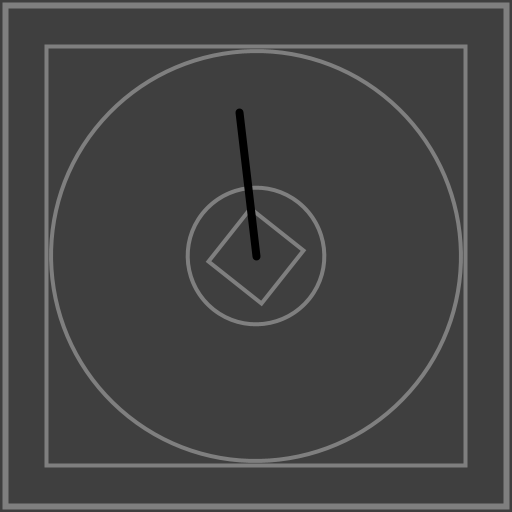
Frame 1 (no input)
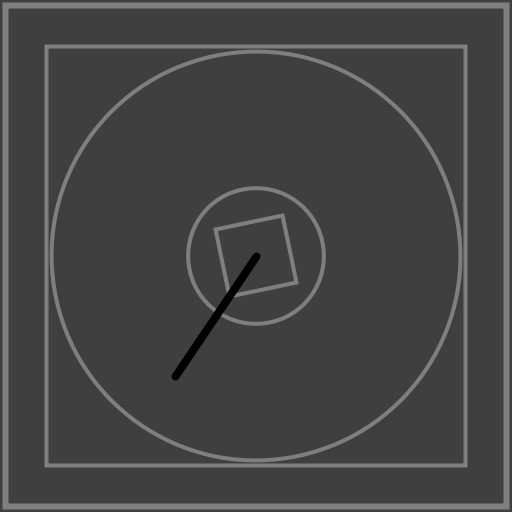
Frame 60 (the mouse pressed at the canvas centre just before this capture)
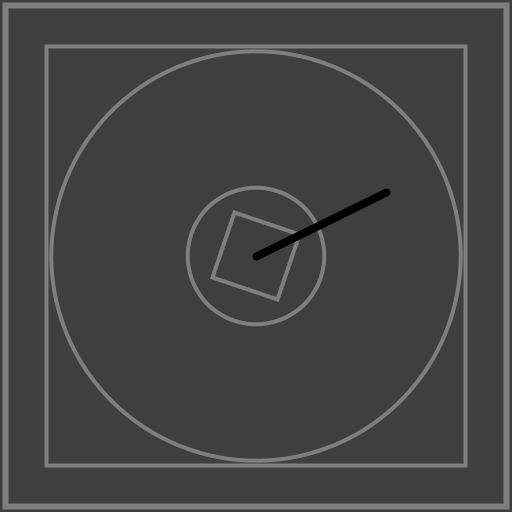
Frame 120 (the mouse held since frame 60 and released just before this capture)

The Processing sketch that drew these frames (run headless with seeded random() and noise(); from frame 60 on, the mouse is pressed at the canvas centre):

// Processing sketch: ANI2012H22_Turntable
// ── ANI2012H22_Turntable.pde
// ANI2012H22_Turntable.pde
// Exemple d'un programme qui simule une table tournante.

// paramètres
float rpm33 = 33.0f;
float rpm45 = 45.0f;
float rpm78 = 78.0f;

float timeScaleMin = 0.25f;
float timeScaleMax = 10.0f;
float timeScaleDelta = 0.25f;

float offsetHorizontal = 64.0f;

color buttonColorPlay = color(255, 255, 127);
color buttonColorOn = color(191, 191, 63);
color buttonColorOff = color(222, 222, 222);

float stickerRadiusRatio = 1.0f / 3.0f;

// variables
boolean isTurntableActive;

float rpm;

float diskCenterX;
float diskCenterY;

float diskRadius;

float stickerRadius;

float timeNow;
float timeLast;
float timeElapsed;

float pointerCurrentX;
float pointerCurrentY;

float pointerLastX;
float pointerLastY;

float pointerDeltaX;
float pointerDeltaY;

float scratchVelocityX;
float scratchVelocityY;

float angleCurrent;
float anglePrevious;
float angleDelta;

void setup()
{
  size(512, 512);

  textSize(32);
  textAlign(CENTER, CENTER);

  rectMode(CENTER);
  ellipseMode(CENTER);

  timeNow = timeLast = timeElapsed = 0.0f;

  diskCenterX = width/2;
  diskCenterY = height/2;

  diskRadius = min(width, height) * 0.8f;

  stickerRadius = stickerRadiusRatio * diskRadius;

  changeRPM(33);

  isTurntableActive = true;
}

void draw()
{
  background(63);

  // mise à jour des variables en lien avec le temps
  timeNow = millis();
  timeElapsed = (timeNow - timeLast) / 1000.0f;
  timeLast = timeNow;

  //println("time elapsed: " + timeElapsed);

  // faire tourner le disque seulement si la table tournante est active
  if (isTurntableActive)
    angleCurrent += angleDelta * timeElapsed;

  // dessiner le disque dans son orientation acutelle
  drawDisk();

  // afficher le RPM
  fill(255);
  text("RPM " + round(rpm), width/2, height - height/16);
}

void drawDisk()
{
  // dessiner la base de la table tournante
  stroke(127);
  strokeWeight(6);
  noFill();
  rect(diskCenterX, diskCenterY, width * 0.98f, height * 0.98f);
  strokeWeight(4);
  rect(diskCenterX, diskCenterY, width * 0.82f, height * 0.82f);

  // translater l'origine au centre de la fenêtre d'affichage
  translate(diskCenterX, diskCenterY);

  // rotation autour de l'origine
  rotate(angleCurrent);

  // dessiner la silouhette du disque
  stroke(127);
  strokeWeight(4);
  fill(63);
  ellipse(0, 0, diskRadius, diskRadius);

  // dessiner le centre du disque
  stroke(127);
  strokeWeight(4);
  noFill();
  rect(0, 0, stickerRadius/2, stickerRadius/2);
  ellipse(0, 0, stickerRadius, stickerRadius);

  // dessiner une ligne sur le disque (repère visuel)
  stroke(0);
  strokeWeight(8);
  line(0, 0, diskRadius/4, diskRadius/4);
}

void keyPressed()
{
}

void changeRPM(float rpmNew)
{
  println("change turntable RPM from: " + rpm + " to: " + rpmNew);
  rpm = rpmNew;
  angleDelta = rpm * 2 * PI / 60.0f;
}

void keyReleased()
{
  if (key == ' ')
  {
    isTurntableActive = !isTurntableActive;

    if (isTurntableActive)
      println("turntable is now ON");
    else
      println("turntable is now OFF");
  }

  if (key == '1')
    changeRPM(rpm33);
  if (key == '2')
    changeRPM(rpm45);
  if (key == '3')
    changeRPM(rpm78);
}

void mousePressed()
{
  println("scratch position: " + mouseX + ", " + mouseY + " velocity: " + scratchVelocityX + ", " + scratchVelocityY);

  //...
}

void mouseReleased()
{
  // reset something?
}
